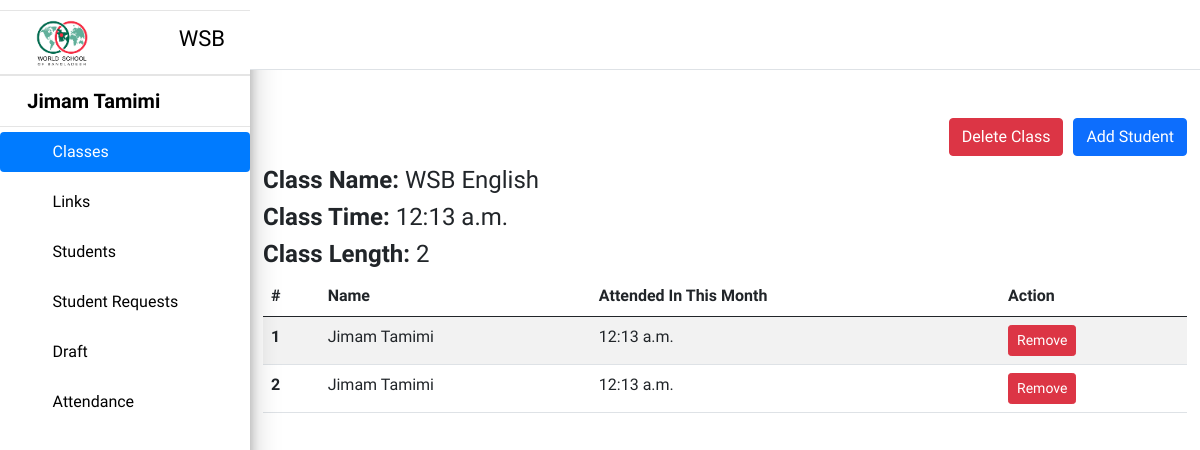
Page /dashboard/classes/1/ (signed in) on the committed database.
### dashboard/models.py (models this page shows, shortened)
class Class(models.Model):
    name = models.CharField("Class Name", max_length=100, blank=False)
    time = models.TimeField("Class Time", blank=False)
    students = models.ManyToManyField(Student, blank=True, verbose_name="Students In This Class")
    timeStamp = models.DateTimeField(auto_now_add=True, blank=True)

class Student(models.Model):
    student = models.ForeignKey(MyUser, on_delete=models.CASCADE)
    timeStamp = models.DateTimeField(auto_now_add=True, blank=True)

### home/models.py (models this page shows, shortened)
class MyUser(AbstractBaseUser, PermissionsMixin):
    email = models.EmailField(max_length=90, blank=False, unique=True)
    timeStamp=models.DateTimeField(auto_now_add=True, blank=True)
    first_name = models.CharField("First Name", max_length=10, blank=False)
    last_name = models.CharField("Last Name", max_length=10, blank=False)
    age = models.PositiveIntegerField("Age", blank=False)
    number = models.CharField("Phone Number", max_length=30, blank=False)
    addtional_number = models.CharField("Addtional Phone Number", max_length=30, blank=False)
    in_draft = models.BooleanField(default=False)
    is_student = models.BooleanField(default=False)
    is_active = models.BooleanField(default=True)
    is_superuser = models.BooleanField(default=False)
    is_staff = models.BooleanField(default=False)
    objects = CustomUserManager()
    USERNAME_FIELD = 'email'

### dashboard/views.py (the view, shortened to what this page needs)
# urls.py: path('classes/', views.classes),
@staff_member_required
def classes(request, id=None):
    if(id is not None):
        myClasses = Class.objects.filter(id=id)
        if(len(myClasses) != 0):
            myClass = myClasses.first()
            if(request.method == 'GET'):
                context = {
                    'class': myClass,
                    'students': Student.objects.all()
                }
                return render(request, 'dashboard/class.html', context)
        else:
            messages.error(request, 'This class is not available')
            return redirect('/dashboard/classes/')

### home/context_processors.py (called while the page is built, shortened)
def animations(request):
    return {
        'animation_class': choice(animation_classes)
    }

def baseUrl(request):
    return {
        'BASE_URL': settings.BASE_URL
    }

def roll(request):
    if(request.user.is_authenticated):
        if(not request.user.is_student and request.user.is_staff == False):
            return {
                'is_student': False,
                'is_staff': False,
            }
        if(request.user.is_student):
            return {
                'is_student': True,
                'is_staff': False,
            }
        if(request.user.is_staff):
            return {
                'is_staff': True,
                'is_student': False,
            }
    else:
        return {
            'is_staff': False,
            'is_student': False,
        }

### templates/dashboard/class.html (shortened to what this page needs)
{% extends 'dashboard-base.html' %}
{% block classes %}dashboard-active{% endblock classes %}
{% block content %}
<div class="create-container">
    <button type="button" class="btn btn-danger ml-auto" onclick="deleteClass()" >
        Delete Class
    </button>
    <button type="button" class="btn btn-primary " style="margin-left: 10px;" data-bs-toggle="modal" data-bs-target="#exampleModal">
        Add Student
    </button>
</div>
<div class="class-details">
    <h4><b>Class Name: </b> {{class.name}}</h4>
    <h4><b>Class Time: </b> {{class.time}}</h4>
    <h4><b>Class Length: </b> {{class.students.all|length}}</h4>
</div>
<table class="table table-striped table-hover">
    <thead>
      <tr>
        <th scope="col">#</th>
        <th scope="col">Name</th>
        <th scope="col">Attended In This Month</th>
        <th scope="col">Action</th>
      </tr>
    </thead>
    <tbody>
    {% load poll_extras  %}
        {% for student in class.students.all %}
            <tr   style="cursor: pointer;">
                <th scope="row">{{forloop.counter}}</th>
                <td>{{student.student.first_name|capfirst}} {{student.student.last_name|capfirst}}</td>
                <td>{{class.time}}</td>
                <td>
                    <form  action="/dashboard/classes/{{class.id}}/" method="post">
                        <button type="submit" class="btn btn-danger btn-sm">Remove</button>
                    </form>
                </td>
            </tr>
        {% endfor %}
    </tbody>
  </table>
{% endblock content %}

### static/dashboard/css/dashboard.css (style rules this page uses)
* { margin: 0; padding: 0; box-sizing: border-box; font-family: "Source Sans Pro", -apple-system, BlinkMacSystemFont, "Segoe UI", Roboto, "Helvetica Neue", Arial, sans-serif, "Apple Color Emoji", "Segoe UI Emoji", "Segoe UI Symbol"; }
html { overflow-x: hidden; }

### templates/dashboard/class.html (style rules this page uses)
.create-container { display: flex; justify-content: flex-end; margin-top: 20px; margin-bottom: 10px; }

### rows in the picture
Class: name "WSB English", time "12:13 a.m.", students.all|length "2"
Student: student.first_name "Jimam", student.last_name "Tamimi"
Student: student.first_name "Jimam", student.last_name "Tamimi"
